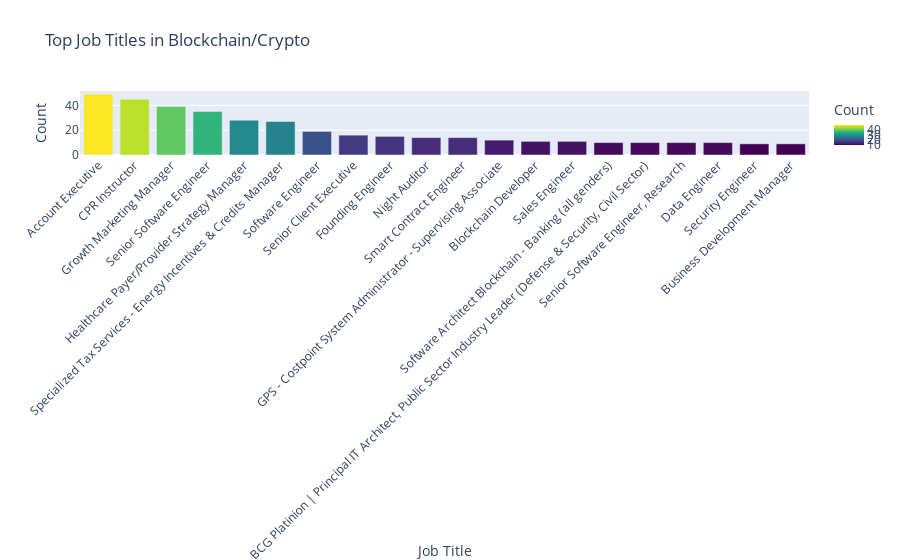

Notebook cell for this chart:
### Code cell
top_titles = data['title'].value_counts().nlargest(20).reset_index()
top_titles.columns = ['Job Title', 'Count']

fig = px.bar(top_titles, x='Job Title', y='Count', 
             title='Top Job Titles in Blockchain/Crypto',
             color='Count', color_continuous_scale='Viridis')
fig.update_layout(xaxis_tickangle=-45)
fig.show()

### Figure 1 — Plotly figure (JSON) as saved in the notebook; plotly's stock layout.template omitted (floating-point values rounded to 4 significant figures)
{"data": [{"alignmentgroup": "True", "hovertemplate": "Job Title=%{x}<br>Count=%{marker.color}<extra></extra>", "legendgroup": "", "marker": {"color": [49, 45, 39, 35, 28, 27, 19, 16, 15, 14, 14, 12, 11, 11, 10, 10, 10, 10, 9, 9], "coloraxis": "coloraxis", "pattern": {"shape": ""}}, "name": "", "offsetgroup": "", "orientation": "v", "showlegend": false, "textposition": "auto", "type": "bar", "x": ["Account Executive", "CPR Instructor", "Growth Marketing Manager", "Senior Software Engineer", "Healthcare Payer/Provider Strategy Manager", "Specialized Tax Services - Energy Incentives & Credits Manager", "Software Engineer", "Senior Client Executive", "Founding Engineer", "Night Auditor", "Smart Contract Engineer", "GPS - Costpoint System Administrator - Supervising Associate", "Blockchain Developer", "Sales Engineer", "Software Architect Blockchain - Banking (all genders)", "BCG Platinion | Principal IT Architect, Public Sector Industry Leader (Defense & Security, Civil Sector)", "Senior Software Engineer, Research", "Data Engineer", "Security Engineer", "Business Development Manager"], "xaxis": "x", "y": [49, 45, 39, 35, 28, 27, 19, 16, 15, 14, 14, 12, 11, 11, 10, 10, 10, 10, 9, 9], "yaxis": "y"}], "layout": {"barmode": "relative", "coloraxis": {"colorbar": {"title": {"text": "Count"}}, "colorscale": [[0, "#440154"], [0.1111, "#482878"], [0.2222, "#3e4989"], [0.3333, "#31688e"], [0.4444, "#26828e"], [0.5556, "#1f9e89"], [0.6667, "#35b779"], [0.7778, "#6ece58"], [0.8889, "#b5de2b"], [1, "#fde725"]]}, "legend": {"tracegroupgap": 0}, "title": {"text": "Top Job Titles in Blockchain/Crypto"}, "xaxis": {"anchor": "y", "domain": [0, 1], "tickangle": -45, "title": {"text": "Job Title"}}, "yaxis": {"anchor": "x", "domain": [0, 1], "title": {"text": "Count"}}}}
